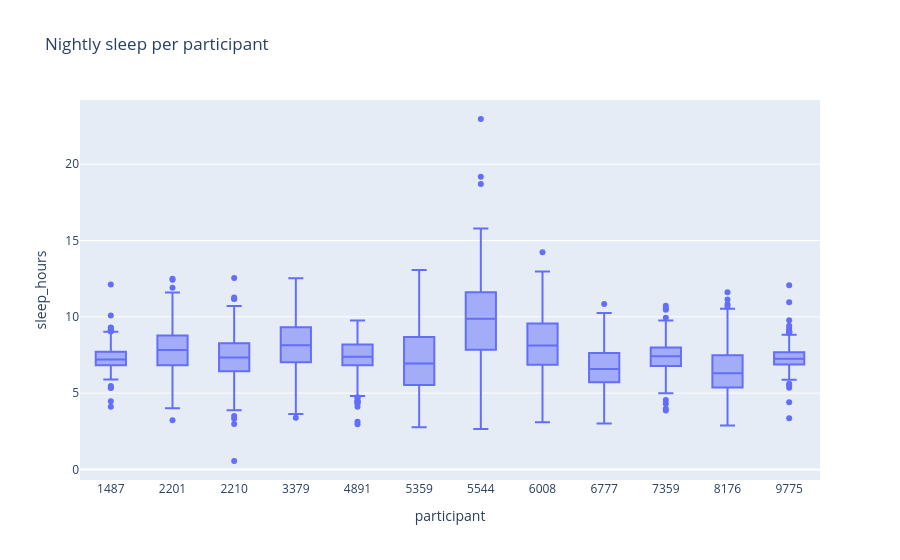

This figure's notebook cell:
### Code cell
px.box(df, x="participant", y="sleep_hours", title="Nightly sleep per participant").update_xaxes(
    type="category"
)

### Figure 1 — Plotly figure (JSON) as saved in the notebook; plotly's stock layout.template omitted (floating-point values rounded to 4 significant figures; data arrays with more than 128 entries replaced by an {"elided": "..."} marker saying what was removed)
{"data": [{"alignmentgroup": "True", "hovertemplate": "participant=%{x}<br>sleep_hours=%{y}<extra></extra>", "legendgroup": "", "marker": {"color": "#636efa"}, "name": "", "notched": false, "offsetgroup": "", "orientation": "v", "showlegend": false, "type": "box", "x": {"elided": "3480 str values"}, "x0": " ", "xaxis": "x", "y": {"elided": "3480 float values"}, "y0": " ", "yaxis": "y"}], "layout": {"boxmode": "group", "legend": {"tracegroupgap": 0}, "title": {"text": "Nightly sleep per participant"}, "xaxis": {"anchor": "y", "domain": [0, 1], "title": {"text": "participant"}, "type": "category"}, "yaxis": {"anchor": "x", "domain": [0, 1], "title": {"text": "sleep_hours"}}}}
